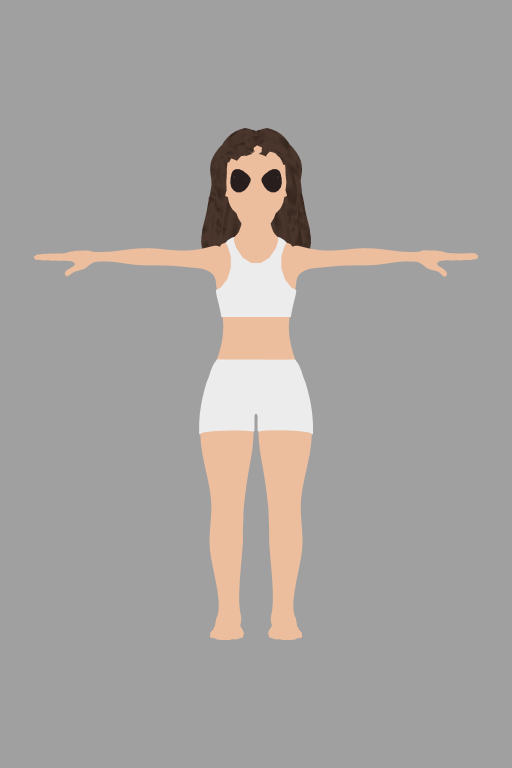
#> input picture backlog/m6/0383-trial/packet/front_view.png, 1024 x 1536 px (shown at 1/2 size)
$ python -i make_visual.py   (imports and definitions only)
#> lines starting #> are read from the running program, lines starting #| are printed output that depends on the picture
"""Trial 0383: the round-trip sheet. Rows: the unpainted views, their re-render from the projected texture, the difference (x8), the
synthetic painting, its re-render, and the textured Model from other angles.

    uv run python make_visual.py <views> <rt_id> <synth> <rt_syn> <out.png>
"""
import sys
from pathlib import Path

import numpy as np
from PIL import Image, ImageDraw, ImageFont

CROP = (40, 240, 984, 1296)
SCALE = 0.38


def panel(path: Path) -> Image.Image:
#> called with path = 'packet/front_view.png'
    im = Image.open(path).convert("RGB").crop(CROP)
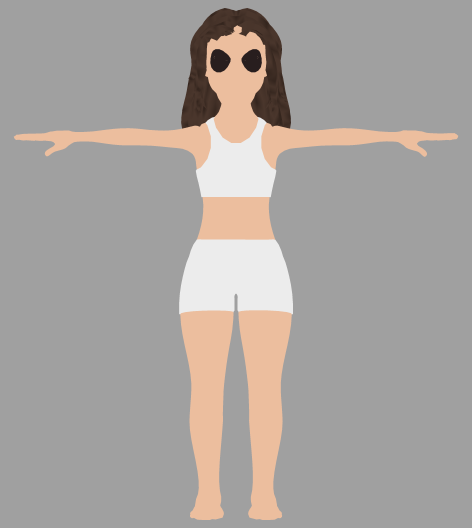
#> im: PIL image 944x1056 RGB (shown at 1/2 size); mean R, G, B 169.4, 163.8, 160.1
    return im.resize((round(im.width * SCALE), round(im.height * SCALE)), Image.LANCZOS)
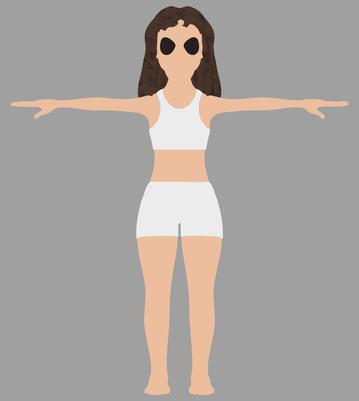
#> returned value: PIL image 359x401 RGB; mean R, G, B 169.4, 163.8, 160.1


def difference(a: Path, b: Path) -> Image.Image:
    x = np.array(Image.open(a).convert("RGBA")).astype(int)
    y = np.array(Image.open(b).convert("RGBA")).astype(int)
    d = np.clip(np.abs(x[..., :3] - y[..., :3]).max(-1) * 8, 0, 255).astype(np.uint8)
    d[(x[..., 3] == 0) & (y[..., 3] == 0)] = 0
    im = Image.fromarray(np.dstack([d, d, d])).crop(CROP)
    return im.resize((round(im.width * SCALE), round(im.height * SCALE)), Image.LANCZOS)


def main() -> None:
    views, rt_id, synth, rt_syn, out = (Path(a) for a in sys.argv[1:6])
    names = ["front", "back", "left", "right"]
    rows = [
        ("1. the unpainted views (what the render gives)", [panel(views / f"{v}_color.png") for v in names]),
        ("2. re-rendered from the texture projected from row 1", [panel(rt_id / f"{v}_color.png") for v in names]),
        ("3. |row 1 - row 2| x 8 (1x, no anti-aliasing)", [difference(views / f"{v}_color_exact.png", rt_id / f"{v}_color_exact.png") for v in names]),
        ("4. synthetic paintings: checker per view, the view's name", [panel(synth / f"{v}_painted.png") for v in names]),
        ("5. re-rendered from the texture projected from row 4", [panel(rt_syn / f"{v}_color.png") for v in names]),
        ("6. the same texture from other angles: 45, 135, 225 deg, from above", [panel(rt_syn / f"{v}_color.png") for v in ("q45", "q135", "q225", "top")]),
    ]
    w, h = rows[0][1][0].size
    font = ImageFont.load_default(18)
    sheet = Image.new("RGB", (w * 4, (h + 28) * len(rows)), (30, 30, 30))
    draw = ImageDraw.Draw(sheet)
    for r, (caption, panels) in enumerate(rows):
        y = r * (h + 28)
        draw.text((6, y + 4), caption, fill=(255, 255, 255), font=font)
        for c, p in enumerate(panels):
            sheet.paste(p, (c * w, y + 28))
    sheet.save(out)


# [2 lines not run here, left out]

>>> result = panel('packet/front_view.png')
